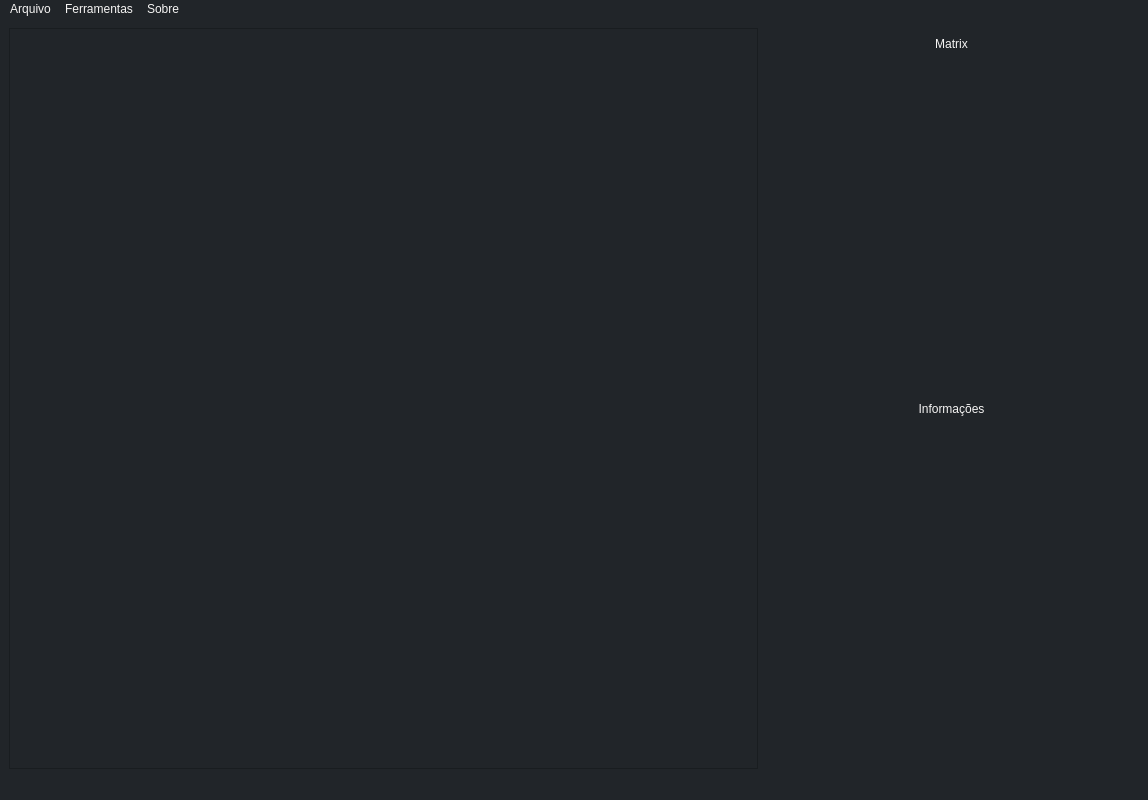
<?xml version="1.0" encoding="UTF-8"?>
<ui version="4.0">
 <class>MainWindow</class>
 <widget class="QMainWindow" name="MainWindow">
  <property name="geometry">
   <rect>
    <x>0</x>
    <y>0</y>
    <width>1148</width>
    <height>800</height>
   </rect>
  </property>
  <property name="minimumSize">
   <size>
    <width>600</width>
    <height>800</height>
   </size>
  </property>
  <property name="windowTitle">
   <string>MainWindow</string>
  </property>
  <property name="styleSheet">
   <string notr="true">background-color: rgb(33, 37, 41);
color: rgb(246, 245, 244);</string>
  </property>
  <widget class="QWidget" name="centralwidget">
   <layout class="QHBoxLayout" name="horizontalLayout">
    <item>
     <widget class="QScrollArea" name="scrollArea">
      <property name="sizePolicy">
       <sizepolicy hsizetype="Expanding" vsizetype="Expanding">
        <horstretch>2</horstretch>
        <verstretch>0</verstretch>
       </sizepolicy>
      </property>
      <property name="widgetResizable">
       <bool>true</bool>
      </property>
      <widget class="QWidget" name="scroll_image_view">
       <property name="geometry">
        <rect>
         <x>0</x>
         <y>0</y>
         <width>747</width>
         <height>734</height>
        </rect>
       </property>
       <layout class="QHBoxLayout" name="horizontalLayout_2">
        <item>
         <widget class="ImageView" name="image_view">
          <property name="sizePolicy">
           <sizepolicy hsizetype="Expanding" vsizetype="Expanding">
            <horstretch>4</horstretch>
            <verstretch>0</verstretch>
           </sizepolicy>
          </property>
          <property name="whatsThis">
           <string>&lt;html&gt;&lt;head/&gt;&lt;body&gt;&lt;p&gt;Aqui fica a image&lt;/p&gt;&lt;/body&gt;&lt;/html&gt;</string>
          </property>
          <property name="styleSheet">
           <string notr="true"/>
          </property>
          <property name="text">
           <string/>
          </property>
          <property name="alignment">
           <set>Qt::AlignCenter</set>
          </property>
         </widget>
        </item>
       </layout>
      </widget>
     </widget>
    </item>
    <item>
     <widget class="QWidget" name="widget" native="true">
      <property name="sizePolicy">
       <sizepolicy hsizetype="Preferred" vsizetype="Preferred">
        <horstretch>1</horstretch>
        <verstretch>0</verstretch>
       </sizepolicy>
      </property>
      <layout class="QVBoxLayout" name="verticalLayout_6">
       <item>
        <widget class="QLabel" name="label_matrix">
         <property name="sizePolicy">
          <sizepolicy hsizetype="Minimum" vsizetype="Preferred">
           <horstretch>0</horstretch>
           <verstretch>0</verstretch>
          </sizepolicy>
         </property>
         <property name="layoutDirection">
          <enum>Qt::LeftToRight</enum>
         </property>
         <property name="text">
          <string>Matrix</string>
         </property>
         <property name="alignment">
          <set>Qt::AlignHCenter|Qt::AlignTop</set>
         </property>
        </widget>
       </item>
       <item>
        <widget class="ImageConfusionMatrix" name="widget_confusion_matrix" native="true">
         <property name="sizePolicy">
          <sizepolicy hsizetype="Preferred" vsizetype="Expanding">
           <horstretch>3</horstretch>
           <verstretch>0</verstretch>
          </sizepolicy>
         </property>
        </widget>
       </item>
       <item>
        <widget class="QLabel" name="label_info">
         <property name="text">
          <string>Informações</string>
         </property>
         <property name="alignment">
          <set>Qt::AlignCenter</set>
         </property>
        </widget>
       </item>
       <item>
        <widget class="ImageTrainingInfo" name="widget_2" native="true">
         <property name="sizePolicy">
          <sizepolicy hsizetype="Preferred" vsizetype="Expanding">
           <horstretch>3</horstretch>
           <verstretch>0</verstretch>
          </sizepolicy>
         </property>
        </widget>
       </item>
      </layout>
     </widget>
    </item>
   </layout>
  </widget>
  <widget class="QStatusBar" name="statusbar"/>
  <widget class="QMenuBar" name="menubar">
   <property name="geometry">
    <rect>
     <x>0</x>
     <y>0</y>
     <width>1148</width>
     <height>23</height>
    </rect>
   </property>
   <widget class="QMenu" name="menuArquivo">
    <property name="title">
     <string>Arquivo</string>
    </property>
    <addaction name="actionAbrir"/>
    <addaction name="actionSalvar"/>
   </widget>
   <widget class="QMenu" name="menuExercultar">
    <property name="title">
     <string>Ferramentas</string>
    </property>
    <widget class="QMenu" name="menuTreinamento">
     <property name="title">
      <string>Treinamento</string>
     </property>
     <addaction name="actionSVM"/>
     <addaction name="actionGOOGLENET"/>
     <addaction name="actionXGBoost1"/>
    </widget>
    <widget class="QMenu" name="menuPrevisao">
     <property name="title">
      <string>Previsao</string>
     </property>
     <addaction name="actionPrever_classe_KL"/>
    </widget>
    <addaction name="separator"/>
    <addaction name="actionRecorte"/>
    <addaction name="actionBusca_de_sub_regiao"/>
    <addaction name="separator"/>
    <addaction name="menuTreinamento"/>
    <addaction name="menuPrevisao"/>
   </widget>
   <widget class="QMenu" name="menuSobre">
    <property name="title">
     <string>Sobre</string>
    </property>
   </widget>
   <addaction name="menuArquivo"/>
   <addaction name="menuExercultar"/>
   <addaction name="menuSobre"/>
  </widget>
  <action name="actionAbrir">
   <property name="text">
    <string>Abrir</string>
   </property>
  </action>
  <action name="actionSalvar">
   <property name="text">
    <string>Salvar</string>
   </property>
  </action>
  <action name="actionRecorte">
   <property name="text">
    <string>Recorte</string>
   </property>
  </action>
  <action name="actionBusca_de_sub_regiao">
   <property name="text">
    <string>Busca de sub-regiao</string>
   </property>
  </action>
  <action name="actionSVM">
   <property name="text">
    <string>SVM</string>
   </property>
  </action>
  <action name="actionGOOGLENET">
   <property name="text">
    <string>GOOGLENET</string>
   </property>
  </action>
  <action name="actionXGBoost1">
   <property name="text">
    <string>XGBoost1</string>
   </property>
  </action>
  <action name="actionPrever_classe_KL">
   <property name="text">
    <string>Prever classe KL</string>
   </property>
  </action>
 </widget>
 <customwidgets>
  <customwidget>
   <class>ImageView</class>
   <extends>QLabel</extends>
   <header>widgets/image_view/image_view.h</header>
   <slots>
    <slot>open_image()</slot>
   </slots>
  </customwidget>
  <customwidget>
   <class>ImageConfusionMatrix</class>
   <extends>QWidget</extends>
   <header>widgets/image_plot/image_confusion_matrix.h</header>
   <container>1</container>
   <slots>
    <slot>on_training_completed(QVariantList,QVariantHash)</slot>
   </slots>
  </customwidget>
  <customwidget>
   <class>ImageTrainingInfo</class>
   <extends>QWidget</extends>
   <header>widgets/image_plot/image_training_info.h</header>
   <container>1</container>
   <slots>
    <slot>on_training_completed(QVariantList,QVariantHash)</slot>
   </slots>
  </customwidget>
 </customwidgets>
 <resources/>
 <connections>
  <connection>
   <sender>MainWindow</sender>
   <signal>training_completed(QVariantList,QVariantHash)</signal>
   <receiver>widget_confusion_matrix</receiver>
   <slot>on_training_completed(QVariantList,QVariantHash)</slot>
   <hints>
    <hint type="sourcelabel">
     <x>573</x>
     <y>399</y>
    </hint>
    <hint type="destinationlabel">
     <x>764</x>
     <y>230</y>
    </hint>
   </hints>
  </connection>
  <connection>
   <sender>MainWindow</sender>
   <signal>training_completed(QVariantList,QVariantHash)</signal>
   <receiver>widget_2</receiver>
   <slot>on_training_completed(QVariantList,QVariantHash)</slot>
   <hints>
    <hint type="sourcelabel">
     <x>573</x>
     <y>399</y>
    </hint>
    <hint type="destinationlabel">
     <x>951</x>
     <y>592</y>
    </hint>
   </hints>
  </connection>
  <connection>
   <sender>actionPrever_classe_KL</sender>
   <signal>triggered()</signal>
   <receiver>MainWindow</receiver>
   <slot>fazer_previsao()</slot>
   <hints>
    <hint type="sourcelabel">
     <x>-1</x>
     <y>-1</y>
    </hint>
    <hint type="destinationlabel">
     <x>573</x>
     <y>399</y>
    </hint>
   </hints>
  </connection>
 </connections>
 <slots>
  <signal>training_completed(QVariantList,QVariantHash)</signal>
  <slot>open_controller_training()</slot>
  <slot>fazer_previsao()</slot>
 </slots>
</ui>
